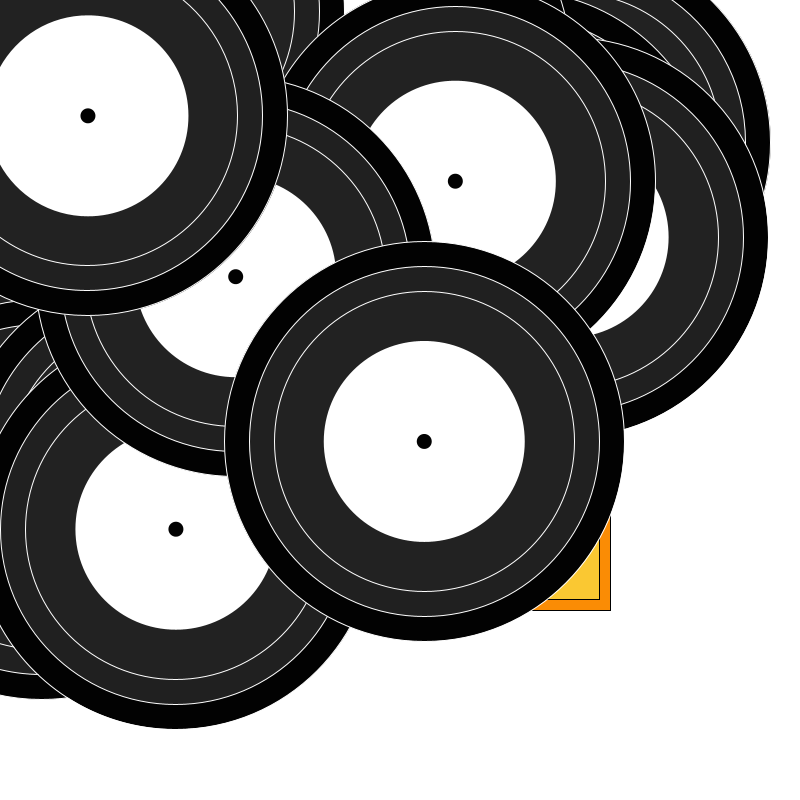
Frame 1 (no input)
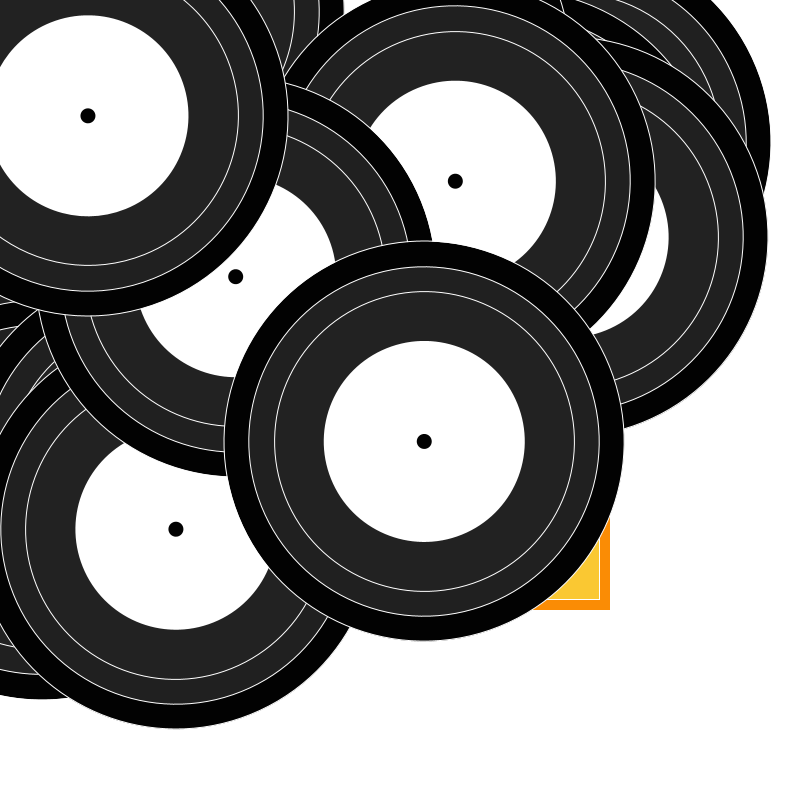
Frame 60 (the mouse pressed at the canvas centre just before this capture)
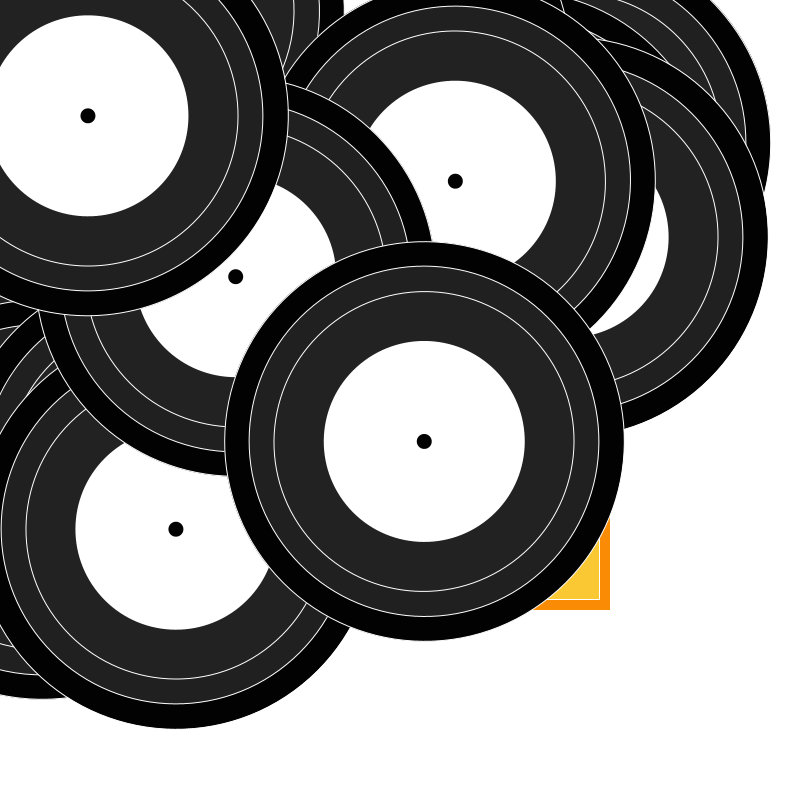
Frame 120 (the mouse held since frame 60 and released just before this capture)

The Processing sketch that drew these frames (run headless with seeded random() and noise(); from frame 60 on, the mouse is pressed at the canvas centre):

// Processing sketch: Jammin
// ── Jammin.pde
//PROPERTIES                  //METHOD
//Color                       //Spin
//Size                        //Scratch
//rotationSpeed               //Color


//int recColor = rec(color(HSB), random(230), random(200));
//int recSpin = 
Spin[] crate = new Spin[20]; 
//Spin rec = new Spin();

void setup () {
  size (800, 800);
  background(255);
  
for (int i = 0; i < crate.length; i++) {
  crate [i] = new Spin();
  crate[i].recX = random(600);
  crate[i].recY = random(600);
  
  //crate[i].drawRecord();
  }
}


void draw() {

  background(255);
  
  fill(250, 140, 5);//Rect 1
  rect(190, 190, 420, 420);
  
  fill(250, 200, 50);//Rect 2
  rect(200, 200, 399, 399);
  
  for (int i = 0; i < crate.length; i++) {
  crate[i].drawRecord();
  }
}

class Spin {
  float recX = 400;
  float recY = 400;
  float recSize = 5;
  float speed = 0.1;
  float myRotation = 0;
  //float colour = fill(
  //int recRed = 0;
  //int recGreen = 0;
  //int recBlue = 0;
  //float colour = colorMode(HSB);
  
  Spin(){
    
    
  
  }

  void drawRecord(){
 //ROATAION
    pushMatrix();
    translate(recX,recY);
    rotate(myRotation);
  
    fill(2);
    ellipse(0, 0, width/2, height/2);
  
  
    fill(255, 255, 255, 30);//white
    smooth();
    ellipse(0, 0, 350, 350);
  
    fill(255, 255, 255, 2);//white
    smooth();
    noStroke();
    ellipse(0, 0, 300, 300);
  
    fill(255, 255, 255, 6);//white
    smooth();
    ellipse(0, 0, 200, 200);
  
    fill(255);//white
    ellipse(0, 0, 201, 201);
  
    fill(2);//inner black
    ellipse(0, 0, 15, 15);
  
    noFill();
    smooth();
    stroke(255);
    ellipse(0, 0, 300, 300);
    
    popMatrix();
    
     myRotation = myRotation + speed;
    if (myRotation > TWO_PI) {
       myRotation = 0; 
      }
       
  }
}
/*
void mousePressed() {
       rec.speed = 0;
       translate(400,400);
       fill(random(255),0,0);
       ellipse(0, 0, width/2, height/2);
    
  
  //recRed = recRed-4;
  //recGreen = recGreen/2;
  //recBlue = recBlue/2;
  
  
}
  
void mouseReleased(){
       rec.speed = 1;
       translate(400,400);
       fill(0,random(255),0);
       ellipse(0, 0, width/2, height/2);
  


}

*/
